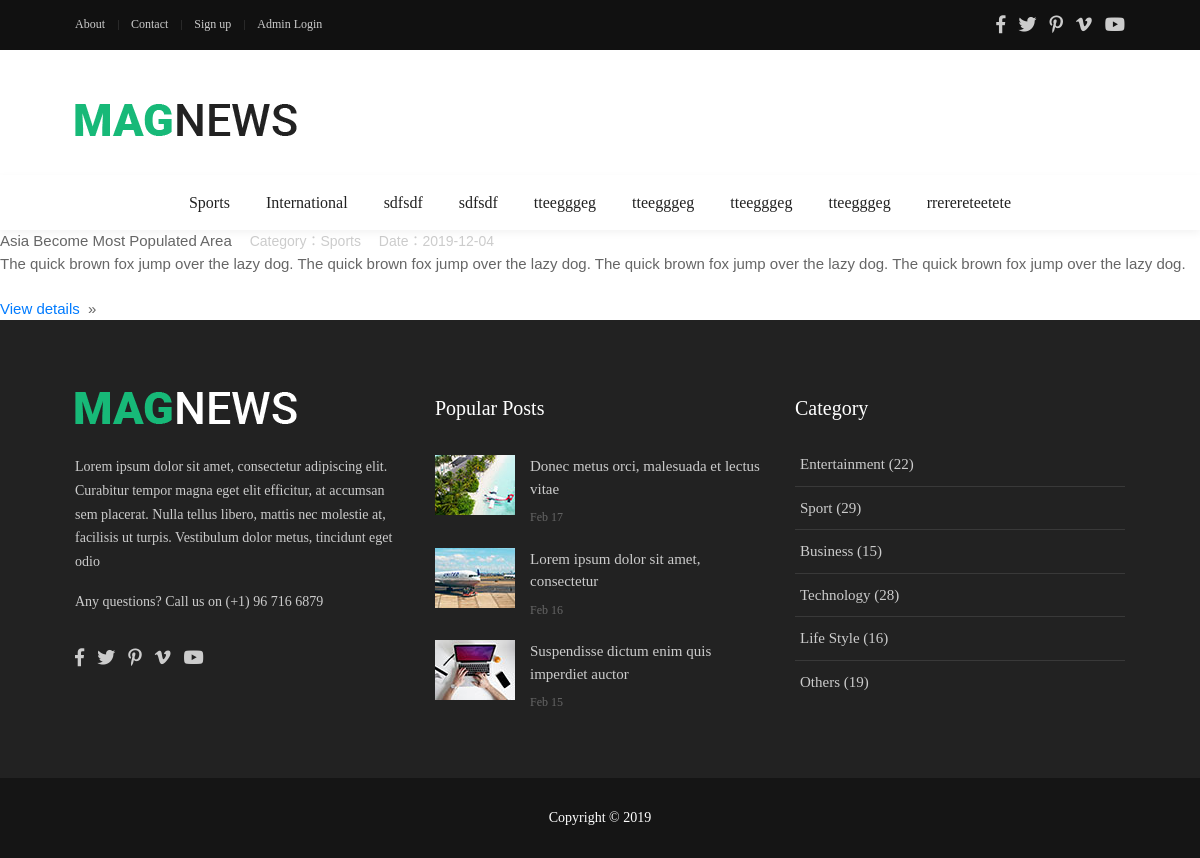
The app's page /news-category.php?catid=1 with its own data.
### tables this page shows
CREATE TABLE IF NOT EXISTS `category` (
  `id` int(11) NOT NULL AUTO_INCREMENT,
  `catname` varchar(20) NOT NULL,
  `catdes` text NOT NULL,
  PRIMARY KEY (`id`)
);

CREATE TABLE IF NOT EXISTS `news` (
  `id` int(11) NOT NULL AUTO_INCREMENT,
  `newsdate` varchar(32) NOT NULL,
  `staff_name_id` int(11) NOT NULL,
  `category_id` int(11) NOT NULL,
  `subcat_id` int(11) NOT NULL,
  `headline` varchar(128) NOT NULL,
  `news` text NOT NULL,
  `Is_Active` int(11) DEFAULT NULL,
  PRIMARY KEY (`id`)
);

### news-category.php (the view, shortened to what this page needs)
<?php
	include('admin/function.php');
include('header.php');
$cat_id = $_GET['catid'];
	$sql = "select news.id as nid,news.headline as title,category.id as cid,category.catname as cname,subcat.id as subcatid,subcat.subcatname as scatname,news.news as newsdetails,news.newsdate as postingdate
	from news
	left join category on category.id=news.category_id
	left join  subcat on  subcat.id=news.subcat_id
	where news.category_id = $cat_id
	order by news.id desc";
	$query = $conn->query($sql);
	if($query&&$query->num_rows){
		while($row = $query->fetch_assoc()){
			$data[] = $row;
		}
	}
?>
<body>
<?php
			foreach($data as $value){
				?>
		<div class="post">
			<h1 class="title"><?php echo $value['title']?><span style="color:#ccc;font-size:14px;"> 　Category：<?php echo $value['cname']?></span><span style="color:#ccc;font-size:14px;"> 　Date：<?php echo $value['postingdate']?></span></h1>
			<div class="entry">
				<?php echo $value['newsdetails']?>
			</div><br>
<div>
			<p class="links"><a href="view_news.php?id=<?php echo $value['nid']?>" class="more">View details</a>&nbsp;&nbsp;&raquo;&nbsp;&nbsp;</p></div>
		</div>
	<?php
			}
	?>
</body>
      <?php
include('footer.php');
?>

### header.php (shortened to what this page needs)
<!DOCTYPE html>
<html lang="en">
<head>
	<link rel="stylesheet" type="text/css" href="vendor/bootstrap/css/bootstrap.css">
	<link rel="stylesheet" type="text/css" href="fonts/fontawesome-5.0.8/css/fontawesome-all.css">
	<link rel="stylesheet" type="text/css" href="fonts/iconic/css/material-design-iconic-font.css">
	<link rel="stylesheet" type="text/css" href="vendor/animate/animate.css">
	<link rel="stylesheet" type="text/css" href="vendor/css-hamburgers/hamburgers.css">
	<link rel="stylesheet" type="text/css" href="vendor/animsition/css/animsition.css">
	<link rel="stylesheet" type="text/css" href="css/util.css">
	<link rel="stylesheet" type="text/css" href="css/main.css">
</head>
<body class="animsition">
	<header>
		<div class="container-menu-desktop">
			<div class="topbar">
				<div class="content-topbar container h-100">
					<div class="left-topbar">
						<a href="about.php" class="left-topbar-item">
							About
						</a>
						<a href="contact.php" class="left-topbar-item">
							Contact
						</a>
						<a href="signup.php" class="left-topbar-item">
							Sign up
						</a>
						<a href="login.php" class="left-topbar-item">
							Admin Login
						</a>
					</div>
					<div class="right-topbar">
						<a href="#">
							<span class="fab fa-facebook-f"></span>
						</a>
						<a href="#">
							<span class="fab fa-twitter"></span>
						</a>
						<a href="#">
							<span class="fab fa-pinterest-p"></span>
						</a>
						<a href="#">
							<span class="fab fa-vimeo-v"></span>
						</a>
						<a href="#">
							<span class="fab fa-youtube"></span>
						</a>
					</div>
				</div>
			</div>
			<div class="wrap-logo container">
				<div class="logo">
					<a href="index.php"><img src="images/icons/logo-01.png" alt="LOGO"></a>
				</div>
			</div>
			<div class="wrap-main-nav">
				<div class="main-nav">
					<nav class="menu-desktop">
						<ul class="main-menu">
												<?php
						$sql2 = "SELECT id,catname FROM category";
						$result2 = $conn->query($sql2);
						while($row2 = mysqli_fetch_array($result2))
						{
						$catid = $row2['id'];
							echo "<li><a href='news-category.php?catid=$catid'>".$row2['catname']."</a>";
							echo "</li>";
						}
					?>
						</ul>
					</nav>
				</div>
			</div>
		</div>
	</header>

### css/main.css (style rules this page uses)
.container { max-width: 1080px; }
.topbar { background-color: #111; }
.content-topbar { min-height: 50px; display: -webkit-box; display: -webkit-flex; display: -moz-box; display: -ms-flexbox; display: flex; justify-content: space-between; align-items: center; }
.left-topbar { display: -webkit-box; display: -webkit-flex; display: -moz-box; display: -ms-flexbox; display: flex; flex-wrap: wrap; justify-content: center; align-items: center; margin-left: -13px; margin-right: -13px; }
.left-topbar-item { font-family: Roboto-Regular; font-size: 12px; color: #ccc; line-height: 1.8; padding: 0 13px; position: relative; transition: all 0.3s; -o-transition: all 0.3s; -moz-transition: all 0.3s; -webkit-transition: all 0.3s; }
.left-topbar-item::before { content: ""; display: block; position: absolute; width: 1px; height: 10px; background-color: #fff; opacity: 0.1; left: 0; top: calc(50% - 5px); }
.left-topbar-item:first-child:before { display: none; }
.right-topbar { margin-left: -4px; margin-right: -4px; }
.right-topbar a { font-size: 18px; color: #ccc; line-height: 1.5; margin: 0 4px; transition: all 0.3s; -o-transition: all 0.3s; -moz-transition: all 0.3s; -webkit-transition: all 0.3s; }
.wrap-logo { display: -webkit-box; display: -webkit-flex; display: -moz-box; display: -ms-flexbox; display: flex; justify-content: space-between; align-items: center; height: 125px; padding-top: 25px; padding-bottom: 10px; }
.logo { width: 25%; height: 100%; display: -webkit-box; display: -webkit-flex; display: -moz-box; display: -ms-flexbox; display: flex; justify-content: flex-start; align-items: center; }
.logo img { max-width: 100%; max-height: 50%; }
.wrap-main-nav { width: 100%; height: 55px; z-index: 1000; position: relative; }
.main-nav { width: 100%; height: 55px; background-color: #fff; box-shadow: 0 3px 8px 0px rgba(0,0,0,0.05); -moz-box-shadow: 0 3px 8px 0px rgba(0,0,0,0.05); -webkit-box-shadow: 0 3px 8px 0px rgba(0,0,0,0.05); -o-box-shadow: 0 3px 8px 0px rgba(0,0,0,0.05); -ms-box-shadow: 0 3px 8px 0px rgba(0,0,0,0.05); -webkit-transform: translateY(0%); -moz-transform: translateY(0%); -ms-transform: translateY(0%); -o-transform: translateY(0%); transform: translateY(0%); }
.menu-desktop { max-width: calc(100% - 30px); width: 1050px; margin: 0 auto; height: 55px; position: relative; }
.main-menu { list-style-type: none; margin: 0; height: 100%; justify-content: center; display: -webkit-box; display: -webkit-flex; display: -moz-box; display: -ms-flexbox; display: flex; align-items: center; }
.main-menu > li { height: 100%; position: relative; }
.main-menu > li > a { font-family: Roboto-Medium; font-size: 16px; line-height: 1.5; color: #222; position: relative; display: -webkit-box; display: -webkit-flex; display: -moz-box; display: -ms-flexbox; display: flex; align-items: center; height: 100%; padding: 5px 0px; margin: 0 18px; transition: all 0.3s; -o-transition: all 0.3s; -moz-transition: all 0.3s; -webkit-transition: all 0.3s; }
.main-menu > li > a::before { content: ""; display: block; position: absolute; width: calc(100% + 36px); height: 5px; bottom: 0; left: -18px; background-color: #e6e6e6; transition: all 0.3s; -webkit-transition: all 0.3s; -o-transition: all 0.3s; -moz-transition: all 0.3s; -webkit-transform: scaleX(0); -moz-transform: scaleX(0); -ms-transform: scaleX(0); -o-transform: scaleX(0); transform: scaleX(0); }
.main-menu > li > a::after { font-size: 16px; color: #222; line-height: 1.5; margin-left: 6px; margin-bottom: 1px; transition: all 0.3s; -webkit-transition: all 0.3s; -o-transition: all 0.3s; -moz-transition: all 0.3s; }
body { padding-right: 0px !important; }

### records on screen
category: catname "Sports"
category: catname "International"
category: catname "sdfsdf"
category: catname "sdfsdf"
category: catname "tteegggeg"
category: catname "tteegggeg"
category: catname "tteegggeg"
category: catname "tteegggeg"
category: catname "rrerereteetete"
news: headline "Asia Become Most Populated Area", category.catname "Sports", newsdate "2019-12-04", news "The quick brown fox jump over the lazy dog. The quick brown fox jump over the lazy dog. The quick brown fox jump over the lazy dog. The quick brown fox jump over the lazy dog."
